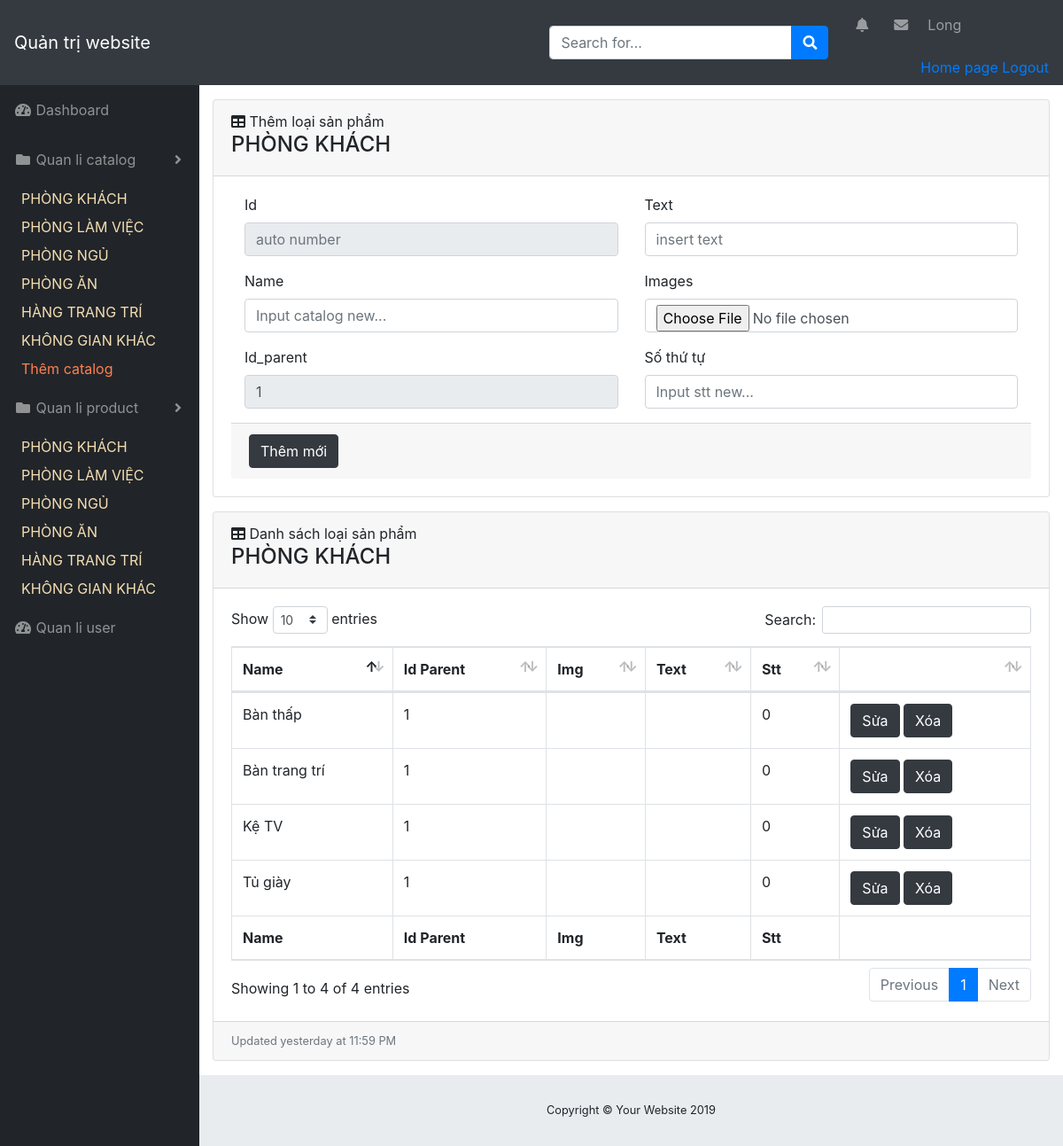
The page /admin/index.php?act=qllsp&id=1 (signed in) on the database its author committed.
### tables this page shows
CREATE TABLE `catalog` (
  `id` int(10) NOT NULL,
  `name` varchar(255) NOT NULL,
  `text` varchar(255) NOT NULL,
  `parent` int(10) NOT NULL,
  `img` varchar(255) DEFAULT NULL,
  `stt` int(5) DEFAULT 0
);

### model/connect.php (called while the page is built, shortened)
<?php
    class connect{
        var $db=null;
        public function __construct()
        {
            $dsn='mysql:host=localhost;dbname=longnnbv_noithat';
            $user='root';
            $pass='';
            $this->db=new PDO($dsn,$user,$pass, array(PDO::MYSQL_ATTR_INIT_COMMAND => "SET NAMES utf8"));
        }
        public function getList($select)
        {
            $results = $this->db->query($select);
            return $results;
        }
        public function getInstance($select)
        {
            $results = $this->db->query($select);
            $result = $results->fetch();
            return $result;
        }
    }
?>

### model/catalog.php (called while the page is built, shortened)
<?php
    class Catalog{
        function getList()
        {
            $db = new connect();
            $select = "select * from catalog order by id ASC LIMIT 6 OFFSET 0";
            $result = $db->getList($select);
            return $result;
        }
        function getListParent($idcatalog)
        {
            $db = new connect();
            $select = "select * from catalog where parent=$idcatalog";
            $result = $db->getList($select);
            return $result;
        }
        function getCatalogById($id)
        {
            $db = new connect();
            $select = "select * from catalog where id=$id";
            $result = $db->getInstance($select);
            return $result;
        }
    }
?>

### admin/catalog/add_cata.php (the view, shortened to what this page needs)
<div id="content-wrapper">
    <div class="container-fluid">
        <div class="card mb-3">
            <div class="card-header">
                <i class="fas fa-table"></i>
                Thêm loại sản phẩm <h4><?=$name?></h4>
            </div>
            <div class="card-body">
                <form method="post">
                    <div class="container-fluid">
                        <div class="row">
                            <div class="col-sm-6">
                                <div class="form-group">
                                    <label>Id</label>
                                    <input type="number" name="id" class="form-control" placeholder="auto number"
                                        readonly>
                                </div>
                                <div class="form-group">
                                    <label>Name</label>
                                    <input type="text" name="name" class="form-control"
                                        placeholder="Input catalog new...">
                                </div>
                                <div class="form-group">
                                    <label>Id_parent</label>
                                    <input type="number" name="id_parent" class="form-control" value="<?=$id_parent?>"
                                        placeholder="<?php echo $id_parent; ?>" readonly>
                                </div>
                            </div>
                            <div class="col-sm-6">
                                <div class="form-group">
                                    <label>Text</label>
                                    <input type="text" name="text" class="form-control" placeholder="insert text">
                                </div>
                                <div class="form-group">
                                    <label>Images</label>
                                    <input type="file" name="img" class="form-control">
                                </div>
                                <div class="form-group">
                                    <label>Số thứ tự</label>
                                    <input type="number" name="stt" class="form-control" placeholder="Input stt new...">
                                </div>
                            </div>
                        </div>
                    </div>
                    <div class="card-footer small text-muted"><button type="submit" name="add_catalog"
                            class="btn btn-dark">Thêm
                            mới</button></div>
                </form>
            </div>
        </div>
        <div class="card mb-3">
            <div class="card-header">
                <i class="fas fa-table"></i>
                Danh sách loại sản phẩm <h4><?=$name?></h4>
            </div>
            <div class="card-body">
                <div class="table-responsive">
                    <table class="table table-bordered" id="dataTable" width="100%" cellspacing="0">
                        <thead>
                            <tr>
                                <th>Name</th>
                                <th>Id Parent</th>
                                <th>Img</th>
                                <th>Text</th>
                                <th>Stt</th>
                                <th></th>
                            </tr>
                        </thead>
                        <tfoot>
                            <tr>
                                <th>Name</th>
                                <th>Id Parent</th>
                                <th>Img</th>
                                <th>Text</th>
                                <th>Stt</th>
                                <th></th>
                            </tr>
                        </tfoot>
                        <tbody>
                            <?php
                                foreach($list_catalog as $catalog){
                                  $id=$catalog['id'];
                                  $modal="modal".$id;
                                    echo '<tr>
                                        <td>'.$catalog['name'].'</td>
                                        <td>'.$catalog['parent'].'</td>
                                        <td>'.$catalog['img'].'</td>
                                        <td>'.$catalog['text'].'</td>
                                        <td>'.$catalog['stt'].'</td>';
                            ?>
                            <td>
                                <a href="index.php?act=btn_edit_catalog&id_catalog=<?=$catalog['id']?>"
                                    class="btn btn-dark">Sửa</a>
                                <button type="button" class="btn btn-dark" data-toggle="modal"
                                    data-target="#<?=$modal?>">Xóa</button>
                            </td>
                            </tr>
                            <?php
                            }
                        ?>
                        </tbody>
                    </table>
                </div>
            </div>
            <div class="card-footer small text-muted">Updated yesterday at 11:59 PM</div>
        </div>
    </div>

### admin/index.php (shortened to what this page needs)
<?php
    require '../model/connect.php';
    require '../model/catalog.php';
    require '../model/product.php';
    $danhmuc = new Catalog();
    $dsdm = $danhmuc -> getlist();
    $dsdm2 = $danhmuc -> getlist();
    if(!isset($_SESSION['name'])){
        include 'user/login.php';
    }
    else {
        include 'header_admin.php';
        if(isset($_GET['act'])){
            switch ($_GET['act']) {
                case 'qllsp':
                    if($_GET['id']>0){
                        $danhmuc = new Catalog();
                        $list_catalog = $danhmuc -> getListParent($_GET['id']);
                        $getCatalog = $danhmuc -> getCatalogById($_GET['id']);
                        $name = $getCatalog['name'];
                        $id_parent = $_GET['id'];
                    }
                    include 'catalog/add_cata.php';
                    break;
            }
        }
        else {
            include 'home_admin.php';
        }
        include 'footer_admin.php';
    }
?>

### admin/header_admin.php (shortened to what this page needs)
<!DOCTYPE html>
<html lang="en">
<head>
    <link href="../content/vendor/fontawesome-free/css/all.min.css" rel="stylesheet" type="text/css">
    <link href="../content/vendor/datatables/dataTables.bootstrap4.css" rel="stylesheet">
    <link href="../content/css/sb-admin.css" rel="stylesheet">
    <link rel="stylesheet" href="https://stackpath.bootstrapcdn.com/bootstrap/4.3.1/css/bootstrap.min.css"
>
    <link rel="stylesheet" href="https://use.fontawesome.com/releases/v5.7.0/css/all.css"
>
</head>
<body id="page-top">
    <nav class="navbar navbar-expand navbar-dark bg-dark static-top">
        <a class="navbar-brand mr-1" href="index.php">Quản trị website</a>
        <form class="d-none d-md-inline-block form-inline ml-auto mr-0 mr-md-3 my-2 my-md-0">
            <div class="input-group">
                <input type="text" class="form-control" placeholder="Search for..." aria-label="Search"
                    aria-describedby="basic-addon2">
                <div class="input-group-append">
                    <button class="btn btn-primary" type="button">
                        <i class="fas fa-search"></i>
                    </button>
                </div>
            </div>
        </form>
        <ul class="navbar-nav ml-auto ml-md-0">
            <li class="nav-item dropdown no-arrow mx-1">
                <a class="nav-link dropdown-toggle" href="#" id="alertsDropdown" role="button" data-toggle="dropdown"
                    aria-haspopup="true" aria-expanded="false">
                    <i class="fas fa-bell fa-fw"></i>
                </a>
            </li>
            <li class="nav-item dropdown no-arrow mx-1">
                <a class="nav-link dropdown-toggle" href="#" id="messagesDropdown" role="button" data-toggle="dropdown"
                    aria-haspopup="true" aria-expanded="false">
                    <i class="fas fa-envelope fa-fw"></i>
                </a>
            </li>
            <li class="nav-item dropdown no-arrow">
                <a class="nav-link dropdown-toggle" href="#" id="userDropdown" role="button" data-toggle="dropdown"
                    aria-haspopup="true" aria-expanded="false">
                    <?php
                        if(isset($_SESSION['name'])){
                            echo '<p>'.$_SESSION['name'].'</p>';
                        }
                    ?>
                </a>
                <div class="dropdown-menu-right" aria-labelledby="userDropdown">
                    <a href="../../../boxroom1/index.php">Home page</a>
                    <a href="../admin/index.php?act=logout">Logout</a>
                </div>
            </li>
        </ul>
    </nav>
    <div id="wrapper">
        <ul class="sidebar navbar-nav">
            <li class="nav-item">
                <a class="nav-link" href="index.php?act=home">
                    <i class="fas fa-fw fa-tachometer-alt"></i>
                    <span>Dashboard</span>
                </a>
            </li>
            <li class="nav-item dropdown">
                <a class="nav-link dropdown-toggle" href="#"
                    id="pagesDropdown" role="button" data-toggle="dropdown" aria-haspopup="true" aria-expanded="false">
                    <i class="fas fa-fw fa-folder"></i>
                    <span>Quan li catalog</span>
                </a>
                <?php
                    foreach ($dsdm as $dm) {
                        extract($dm);
                        $name = $dm['name'];
                        $id = $dm['id'];
                ?>
                    <a class="dropdown-item" style="color: wheat;" href="index.php?act=qllsp&id=<?=$id?>"><?=$name?></a>
                    <?php
                    }
                ?>
                    <a class="dropdown-item" style="color:coral" href="index.php?act=them&id=0">Thêm catalog</a>
            </li>
            <li class="nav-item dropdown">
                <a class="nav-link dropdown-toggle" href="#"
                    id="pagesDropdown" role="button" data-toggle="dropdown" aria-haspopup="true" aria-expanded="false">
                    <i class="fas fa-fw fa-folder"></i>
                    <span>Quan li product</span>
                </a>
                <?php
                    foreach ($dsdm2 as $dm) {
                        extract($dm);
                        $name = $dm['name'];
                        $id = $dm['id'];
                ?>
                    <a class="dropdown-item" style="color: wheat;" href="index.php?act=qlsp&id=<?=$id?>"><?=$name?></a>
                    <?php
                    }
                ?>
            </li>
            <li class="nav-item">
                <a class="nav-link" href="index.php?act=qluser">
                    <i class="fas fa-fw fa-tachometer-alt"></i>
                    <span>Quan li user</span>
                </a>
            </li>
        </ul>

### admin/footer_admin.php (shortened to what this page needs)
<footer class="sticky-footer">
    <div class="container my-auto">
        <div class="copyright text-center my-auto">
            <span>Copyright © Your Website 2019</span>
        </div>
    </div>
</footer>
</div>
</div>
</body>
</html>

### rows shown on the page
catalog: name "PHÒNG KHÁCH"
catalog: name "PHÒNG LÀM VIỆC"
catalog: name "PHÒNG NGỦ"
catalog: name "PHÒNG ĂN"
catalog: name "HÀNG TRANG TRÍ"
catalog: name "KHÔNG GIAN KHÁC"
catalog: name "Kệ TV", parent "1", stt "0"
catalog: name "Bàn thấp", parent "1", stt "0"
catalog: name "Bàn trang trí", parent "1", stt "0"
catalog: name "Tủ giày", parent "1", stt "0"

### other values the page prints
$_SESSION['name'] "Long"
